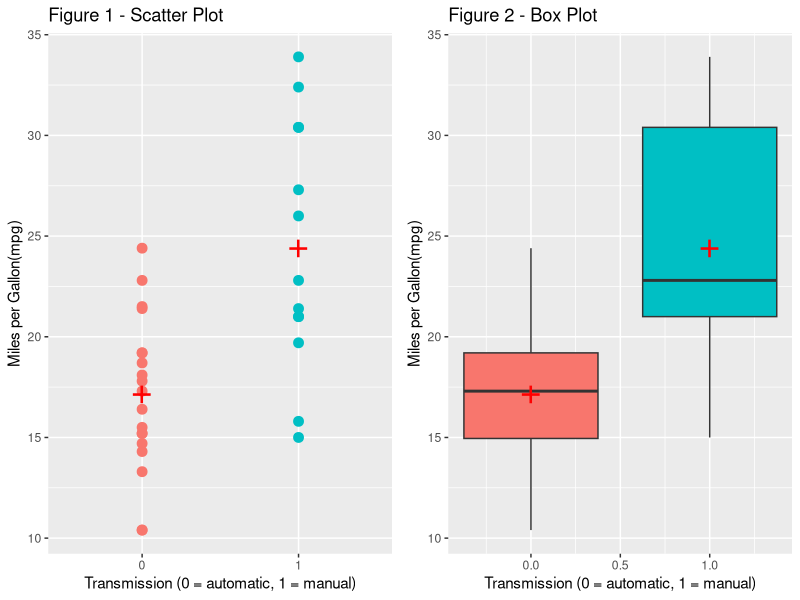
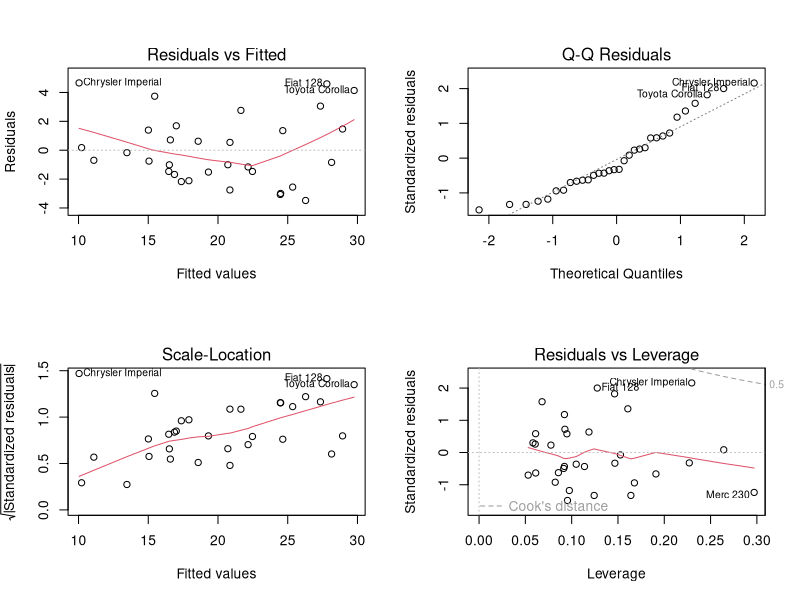

The R source for these figures, in order:
## ---- chunk 1
#Set the Working Directory setwd("~/R/RM"), Load Required Libraries and mtcars dataset
library(ggplot2); library(gridExtra); data(mtcars); attach(mtcars);
## ---- chunk 2
head(mtcars)
str(mtcars)
summary(mtcars)
agg_am <- aggregate(mpg~am, mtcars, mean)
agg_am
## ---- chunk 3
#plot(mpg~am, data=mtcars)

#Figure 1 - Scatter Plot
g1 <- ggplot(mtcars, aes(x=factor(am), y=mpg)) + geom_point(aes(color=factor(am)), size=3)
g1 <- g1 + stat_summary(fun.y=mean, geom="point", shape="+", size=9, col = "red")
g1 <- g1 + theme(legend.position="none")
g1 <- g1 + labs(x = "Transmission (0 = automatic, 1 = manual)", y = "Miles per Gallon(mpg)")
g1 <- g1 + labs(title="Figure 1 - Scatter Plot")

#Figure 2 - Boxplot
g2 <- ggplot(mtcars, aes(x=am, y=mpg, group=am,fill=factor(am))) + geom_boxplot()
g2 <- g2 + stat_summary(fun.y=mean, geom="point", shape="+", size=9, col = "red")
g2 <- g2 + theme(legend.position="none")
g2 <- g2 + labs(x = "Transmission (0 = automatic, 1 = manual)",y = "Miles per Gallon(mpg)")
g2 <- g2 + labs(title="Figure 2 - Box Plot")   
## ---- chunk 4
#g2
grid.arrange(g1, g2, ncol=2)
#As can be seen from the plot, Average Miles per gallon for Manual Transmission compared to Automatic Transmission 
## ---- chunk 5
#mpg~wt
g <- ggplot(mtcars, aes(x=factor(am), y=mpg))
g <- g + geom_point(aes(color=factor(am)), size=3)
g <- g + stat_summary(fun.y=mean, geom="point", shape="+", size=9, col = "red")
g <- g + geom_smooth(method="lm")

#mpg~wt
g <- ggplot(mtcars, aes(x=qsec, y=mpg))
g <- g + geom_point(aes(color=factor(am)))
g <- g + geom_smooth(method="lm")

#mpg~wt
g <- ggplot(mtcars, aes(x=wt, y=mpg))
g <- g + geom_point()
g <- g + geom_smooth(method = "lm")

fit <- lm(mpg~.-wt, data=mtcars)
summary(fit)
anova(fit)

independent <- c("disp","hp","drat","wt","qsec","vs","gear","carb")
independent[5]

for (i in 1:8){
  print(independent[i])
}

#summary(lm(mpg ~ am + cyl + disp + hp + drat + wt + qsec + vs + gear + carb, data=mtcars))
## ---- chunk 6
pfit8 <- lm(mpg ~ am + wt + qsec, data=mtcars)
summary(pfit8)
## ---- chunk 7
#Set the Working Directory setwd("~/R/RM"), Load Required Libraries and mtcars dataset
library(ggplot2); library(gridExtra); data(mtcars); attach(mtcars);
#Figure 1 - Scatter Plot
g1 <- ggplot(mtcars, aes(x=factor(am), y=mpg)) + geom_point(aes(color=factor(am)), size=3)
g1 <- g1 + stat_summary(fun.y=mean, geom="point", shape="+", size=9, col = "red")
g1 <- g1 + theme(legend.position="none") + labs(title="Figure 1 - Scatter Plot")
g1 <- g1 + labs(x = "Transmission (0 = automatic, 1 = manual)", y = "Miles per Gallon(mpg)")
#Figure 2 - Boxplot
g2 <- ggplot(mtcars, aes(x=am, y=mpg, group=am,fill=factor(am))) + geom_boxplot()
g2 <- g2 + stat_summary(fun.y=mean, geom="point", shape="+", size=9, col = "red")
g2 <- g2 + theme(legend.position="none") + labs(title="Figure 2 - Box Plot")
g2 <- g2 + labs(x = "Transmission (0 = automatic, 1 = manual)",y = "Miles per Gallon(mpg)")
## ---- chunk 8
#Step 1 : Start with the full model
pfit1 <- lm(mpg ~ ., data=mtcars); coef(summary(pfit1))
## ---- chunk 9
#Step 2 : cyl has the largest pvalue(0.91608738), so drop cyl and refit the model
pfit2 <- lm(mpg ~ am + disp + hp + drat + wt + qsec + vs + gear + carb, data=mtcars) 
coef(summary(pfit2))
## ---- chunk 10
#Step 3 : vs has the largest pvalue (0.84325850), so drop vs and refit the model
pfit3 <- lm(mpg ~ am + disp + hp + drat + wt + qsec + gear + carb, data=mtcars); coef(summary(pfit3))
## ---- chunk 11
#Step 4 : carb has the largest pvalue (0.74695821), so drop carb and refit the model
pfit4 <- lm(mpg ~ am + disp + hp + drat + wt + qsec + gear, data=mtcars); coef(summary(pfit4))
## ---- chunk 12
#Step 5 : gear has the largest pvalue (0.619640616), so drop gear and refit the model
pfit5 <- lm(mpg ~ am + disp + hp + drat + wt + qsec, data=mtcars); coef(summary(pfit5))
## ---- chunk 13
#Step 6 : drat has the largest pvalue (0.462401185), so drop drat and refit the model
pfit6 <- lm(mpg ~ am + disp + hp + wt + qsec, data=mtcars); coef(summary(pfit6))
## ---- chunk 14
#Step 7 : disp  has the largest pvalue (0.298972150), so drop disp and refit the model
pfit7 <- lm(mpg ~ am + hp + wt + qsec, data=mtcars); coef(summary(pfit7))
## ---- chunk 15
#Step 8: hp  has the largest pvalue (0.223087932), so drop hp and refit the model
pfit8 <- lm(mpg ~ am + wt + qsec, data=mtcars); coef(summary(pfit8))
## ---- chunk 16
par(mfrow=c(2,2)); plot(pfit8); par(mfrow=c(1,1))
